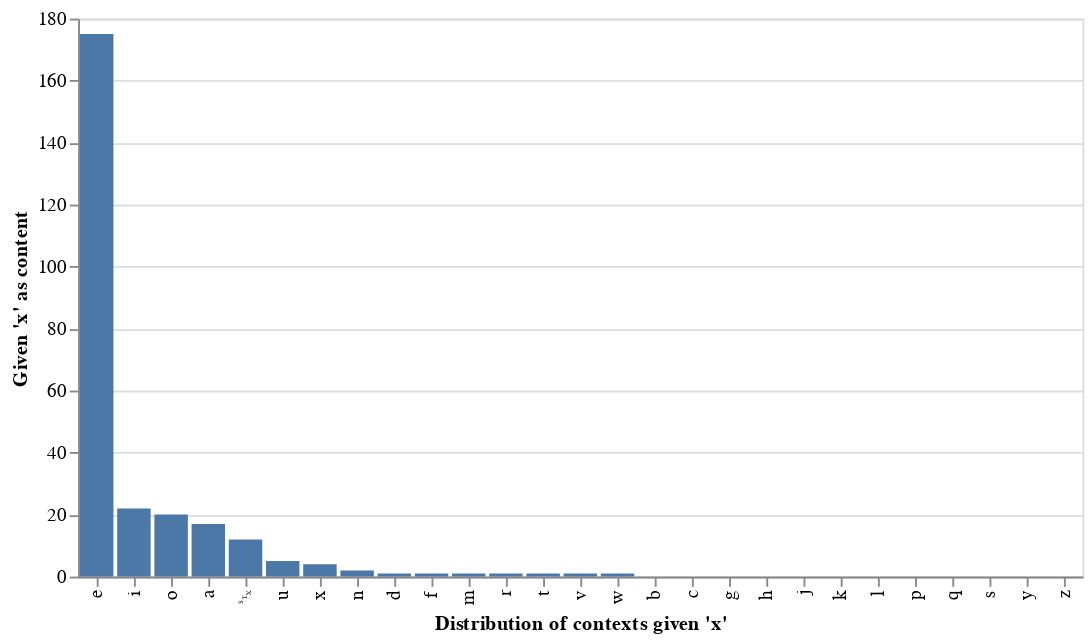

This figure's notebook cell:
### Markdown cell above
And the following are a few interesting results:

### Code cell
peek_context(words_bi, 'x')

### Figure 1 — Vega-Lite specification as saved in the notebook (floating-point values rounded to 4 significant figures)
{"config": {"view": {"continuousWidth": 300, "continuousHeight": 300}}, "data": {"name": "data-9959567ae3cb05775c1270a911a0ce5a"}, "mark": {"type": "bar"}, "encoding": {"tooltip": [{"field": "index", "type": "nominal"}, {"field": "x", "type": "quantitative"}], "x": {"field": "index", "sort": "-y", "title": "Distribution of contexts given 'x'", "type": "nominal"}, "y": {"field": "x", "title": "Given 'x' as content", "type": "quantitative"}}, "$schema": "https://vega.github.io/schema/vega-lite/v5.17.0.json", "datasets": {"data-9959567ae3cb05775c1270a911a0ce5a": [{"index": "␂", "a": 720.0, "b": 536.0, "c": 1015.0, "d": 560.0, "e": 466.0, "f": 432.0, "g": 288.0, "h": 334.0, "i": 386.0, "j": 127.0, "k": 98.0, "l": 372.0, "m": 555.0, "n": 231.0, "o": 226.0, "p": 792.0, "q": 46.0, "r": 581.0, "s": 1005.0, "t": 549.0, "u": 127.0, "v": 190.0, "w": 288.0, "x": 12.0, "y": 42.0, "z": 22.0, "␃": 0.0}, {"index": "a", "a": 6.0, "b": 132.0, "c": 323.0, "d": 237.0, "e": 8.0, "f": 40.0, "g": 147.0, "h": 21.0, "i": 218.0, "j": 3.0, "k": 59.0, "l": 653.0, "m": 215.0, "n": 727.0, "o": 6.0, "p": 170.0, "q": 10.0, "r": 678.0, "s": 311.0, "t": 781.0, "u": 83.0, "v": 79.0, "w": 34.0, "x": 17.0, "y": 101.0, "z": 20.0, "␃": 299.0}, {"index": "b", "a": 160.0, "b": 15.0, "c": 8.0, "d": 4.0, "e": 170.0, "f": 0.0, "g": 1.0, "h": 2.0, "i": 128.0, "j": 8.0, "k": 1.0, "l": 150.0, "m": 11.0, "n": 3.0, "o": 128.0, "p": 3.0, "q": 0.0, "r": 116.0, "s": 51.0, "t": 7.0, "u": 101.0, "v": 2.0, "w": 3.0, "x": 0.0, "y": 15.0, "z": 1.0, "␃": 53.0}, {"index": "c", "a": 362.0, "b": 2.0, "c": 63.0, "d": 9.0, "e": 388.0, "f": 2.0, "g": 2.0, "h": 314.0, "i": 192.0, "j": 1.0, "k": 153.0, "l": 125.0, "m": 3.0, "n": 6.0, "o": 591.0, "p": 3.0, "q": 5.0, "r": 131.0, "s": 41.0, "t": 303.0, "u": 120.0, "v": 2.0, "w": 1.0, "x": 0.0, "y": 35.0, "z": 2.0, "␃": 169.0}, {"index": "d", "a": 148.0, "b": 6.0, "c": 9.0, "d": 36.0, "e": 489.0, "f": 4.0, "g": 26.0, "h": 5.0, "i": 362.0, "j": 9.0, "k": 1.0, "l": 31.0, "m": 15.0, "n": 9.0, "o": 115.0, "p": 5.0, "q": 1.0, "r": 71.0, "s": 117.0, "t": 9.0, "u": 85.0, "v": 28.0, "w": 11.0, "x": 1.0, "y": 34.0, "z": 0.0, "␃": 880.0}, {"index": "e", "a": 377.0, "b": 48.0, "c": 322.0, "d": 685.0, "e": 176.0, "f": 94.0, "g": 94.0, "h": 18.0, "i": 44.0, "j": 3.0, "k": 16.0, "l": 370.0, "m": 224.0, "n": 844.0, "o": 38.0, "p": 126.0, "q": 36.0, "r": 1114.0, "s": 941.0, "t": 276.0, "u": 28.0, "v": 120.0, "w": 73.0, "x": 175.0, "y": 45.0, "z": 4.0, "␃": 1310.0}, {"index": "f", "a": 101.0, "b": 1.0, "c": 4.0, "d": 2.0, "e": 121.0, "f": 76.0, "g": 3.0, "h": 1.0, "i": 192.0, "j": 0.0, "k": 0.0, "l": 61.0, "m": 1.0, "n": 0.0, "o": 126.0, "p": 1.0, "q": 0.0, "r": 61.0, "s": 7.0, "t": 30.0, "u": 62.0, "v": 0.0, "w": 2.0, "x": 1.0, "y": 11.0, "z": 0.0, "␃": 63.0}, {"index": "g", "a": 124.0, "b": 6.0, "c": 3.0, "d": 3.0, "e": 274.0, "f": 2.0, "g": 23.0, "h": 104.0, "i": 103.0, "j": 0.0, "k": 1.0, "l": 33.0, "m": 8.0, "n": 50.0, "o": 63.0, "p": 5.0, "q": 0.0, "r": 133.0, "s": 62.0, "t": 15.0, "u": 67.0, "v": 0.0, "w": 0.0, "x": 0.0, "y": 24.0, "z": 1.0, "␃": 613.0}, {"index": "h", "a": 248.0, "b": 4.0, "c": 3.0, "d": 6.0, "e": 294.0, "f": 0.0, "g": 0.0, "h": 1.0, "i": 188.0, "j": 0.0, "k": 1.0, "l": 16.0, "m": 10.0, "n": 16.0, "o": 231.0, "p": 3.0, "q": 2.0, "r": 44.0, "s": 14.0, "t": 69.0, "u": 54.0, "v": 1.0, "w": 5.0, "x": 0.0, "y": 30.0, "z": 3.0, "␃": 186.0}, {"index": "i", "a": 258.0, "b": 87.0, "c": 456.0, "d": 174.0, "e": 282.0, "f": 93.0, "g": 158.0, "h": 1.0, "i": 10.0, "j": 6.0, "k": 25.0, "l": 270.0, "m": 160.0, "n": 1325.0, "o": 603.0, "p": 110.0, "q": 8.0, "r": 170.0, "s": 441.0, "t": 455.0, "u": 19.0, "v": 184.0, "w": 1.0, "x": 22.0, "y": 1.0, "z": 50.0, "␃": 92.0}, {"index": "j", "a": 33.0, "b": 0.0, "c": 2.0, "d": 1.0, "e": 40.0, "f": 0.0, "g": 0.0, "h": 0.0, "i": 9.0, "j": 1.0, "k": 0.0, "l": 0.0, "m": 1.0, "n": 0.0, "o": 43.0, "p": 3.0, "q": 0.0, "r": 1.0, "s": 1.0, "t": 0.0, "u": 37.0, "v": 1.0, "w": 0.0, "x": 0.0, "y": 0.0, "z": 0.0, "␃": 10.0}, {"index": "k", "a": 27.0, "b": 6.0, "c": 0.0, "d": 2.0, "e": 156.0, "f": 4.0, "g": 3.0, "h": 2.0, "i": 96.0, "j": 2.0, "k": 1.0, "l": 11.0, "m": 3.0, "n": 21.0, "o": 12.0, "p": 2.0, "q": 0.0, "r": 4.0, "s": 68.0, "t": 2.0, "u": 6.0, "v": 0.0, "w": 1.0, "x": 0.0, "y": 10.0, "z": 0.0, "␃": 153.0}, {"index": "l", "a": 372.0, "b": 14.0, "c": 14.0, "d": 84.0, "e": 572.0, "f": 21.0, "g": 9.0, "h": 1.0, "i": 469.0, "j": 0.0, "k": 19.0, "l": 302.0, "m": 15.0, "n": 7.0, "o": 290.0, "p": 16.0, "q": 0.0, "r": 3.0, "s": 106.0, "t": 88.0, "u": 97.0, "v": 24.0, "w": 3.0, "x": 0.0, "y": 217.0, "z": 0.0, "␃": 488.0}, {"index": "m", "a": 338.0, "b": 64.0, "c": 6.0, "d": 2.0, "e": 430.0, "f": 5.0, "g": 2.0, "h": 2.0, "i": 254.0, "j": 1.0, "k": 0.0, "l": 6.0, "m": 68.0, "n": 7.0, "o": 193.0, "p": 185.0, "q": 0.0, "r": 3.0, "s": 61.0, "t": 4.0, "u": 47.0, "v": 1.0, "w": 3.0, "x": 1.0, "y": 21.0, "z": 0.0, "␃": 208.0}, {"index": "n", "a": 276.0, "b": 9.0, "c": 257.0, "d": 358.0, "e": 414.0, "f": 46.0, "g": 706.0, "h": 11.0, "i": 274.0, "j": 10.0, "k": 48.0, "l": 25.0, "m": 13.0, "n": 98.0, "o": 135.0, "p": 4.0, "q": 5.0, "r": 8.0, "s": 454.0, "t": 661.0, "u": 60.0, "v": 53.0, "w": 6.0, "x": 2.0, "y": 46.0, "z": 5.0, "␃": 838.0}, {"index": "o", "a": 62.0, "b": 63.0, "c": 124.0, "d": 116.0, "e": 21.0, "f": 43.0, "g": 90.0, "h": 10.0, "i": 39.0, "j": 6.0, "k": 56.0, "l": 282.0, "m": 284.0, "n": 1067.0, "o": 154.0, "p": 149.0, "q": 0.0, "r": 613.0, "s": 175.0, "t": 186.0, "u": 275.0, "v": 100.0, "w": 131.0, "x": 20.0, "y": 34.0, "z": 8.0, "␃": 144.0}, {"index": "p", "a": 249.0, "b": 3.0, "c": 7.0, "d": 9.0, "e": 308.0, "f": 2.0, "g": 8.0, "h": 95.0, "i": 124.0, "j": 1.0, "k": 2.0, "l": 178.0, "m": 11.0, "n": 5.0, "o": 232.0, "p": 100.0, "q": 0.0, "r": 307.0, "s": 66.0, "t": 90.0, "u": 74.0, "v": 1.0, "w": 0.0, "x": 0.0, "y": 12.0, "z": 1.0, "␃": 142.0}, {"index": "q", "a": 1.0, "b": 0.0, "c": 1.0, "d": 0.0, "e": 0.0, "f": 0.0, "g": 0.0, "h": 0.0, "i": 1.0, "j": 0.0, "k": 0.0, "l": 3.0, "m": 0.0, "n": 0.0, "o": 0.0, "p": 0.0, "q": 0.0, "r": 0.0, "s": 1.0, "t": 2.0, "u": 103.0, "v": 0.0, "w": 0.0, "x": 0.0, "y": 0.0, "z": 0.0, "␃": 11.0}, {"index": "r", "a": 593.0, "b": 34.0, "c": 86.0, "d": 130.0, "e": 999.0, "f": 25.0, "g": 77.0, "h": 7.0, "i": 559.0, "j": 1.0, "k": 61.0, "l": 53.0, "m": 109.0, "n": 100.0, "o": 410.0, "p": 36.0, "q": 1.0, "r": 114.0, "s": 320.0, "t": 231.0, "u": 98.0, "v": 51.0, "w": 12.0, "x": 1.0, "y": 152.0, "z": 1.0, "␃": 599.0}, {"index": "s", "a": 140.0, "b": 12.0, "c": 143.0, "d": 10.0, "e": 473.0, "f": 12.0, "g": 7.0, "h": 204.0, "i": 360.0, "j": 0.0, "k": 37.0, "l": 53.0, "m": 38.0, "n": 13.0, "o": 184.0, "p": 161.0, "q": 7.0, "r": 7.0, "s": 262.0, "t": 646.0, "u": 208.0, "v": 2.0, "w": 28.0, "x": 0.0, "y": 35.0, "z": 0.0, "␃": 2043.0}, {"index": "t", "a": 379.0, "b": 9.0, "c": 40.0, "d": 5.0, "e": 798.0, "f": 6.0, "g": 4.0, "h": 256.0, "i": 995.0, "j": 0.0, "k": 2.0, "l": 67.0, "m": 28.0, "n": 13.0, "o": 306.0, "p": 10.0, "q": 0.0, "r": 353.0, "s": 278.0, "t": 122.0, "u": 166.0, "v": 6.0, "w": 18.0, "x": 1.0, "y": 137.0, "z": 1.0, "␃": 760.0}, {"index": "u", "a": 101.0, "b": 72.0, "c": 93.0, "d": 58.0, "e": 87.0, "f": 16.0, "g": 65.0, "h": 1.0, "i": 86.0, "j": 2.0, "k": 10.0, "l": 142.0, "m": 113.0, "n": 232.0, "o": 7.0, "p": 70.0, "q": 2.0, "r": 317.0, "s": 217.0, "t": 184.0, "u": 1.0, "v": 3.0, "w": 2.0, "x": 5.0, "y": 8.0, "z": 8.0, "␃": 37.0}, {"index": "v", "a": 116.0, "b": 2.0, "c": 5.0, "d": 3.0, "e": 415.0, "f": 0.0, "g": 2.0, "h": 1.0, "i": 205.0, "j": 0.0, "k": 0.0, "l": 0.0, "m": 0.0, "n": 0.0, "o": 59.0, "p": 2.0, "q": 0.0, "r": 1.0, "s": 4.0, "t": 2.0, "u": 2.0, "v": 0.0, "w": 0.0, "x": 1.0, "y": 4.0, "z": 0.0, "␃": 25.0}, {"index": "w", "a": 129.0, "b": 4.0, "c": 3.0, "d": 3.0, "e": 104.0, "f": 3.0, "g": 0.0, "h": 31.0, "i": 104.0, "j": 2.0, "k": 1.0, "l": 9.0, "m": 2.0, "n": 31.0, "o": 61.0, "p": 3.0, "q": 0.0, "r": 18.0, "s": 32.0, "t": 6.0, "u": 1.0, "v": 1.0, "w": 3.0, "x": 1.0, "y": 5.0, "z": 0.0, "␃": 75.0}, {"index": "x", "a": 18.0, "b": 1.0, "c": 24.0, "d": 0.0, "e": 24.0, "f": 1.0, "g": 0.0, "h": 6.0, "i": 25.0, "j": 0.0, "k": 0.0, "l": 1.0, "m": 2.0, "n": 1.0, "o": 2.0, "p": 53.0, "q": 0.0, "r": 0.0, "s": 0.0, "t": 32.0, "u": 8.0, "v": 0.0, "w": 0.0, "x": 4.0, "y": 4.0, "z": 0.0, "␃": 58.0}, {"index": "y", "a": 18.0, "b": 10.0, "c": 14.0, "d": 8.0, "e": 48.0, "f": 0.0, "g": 2.0, "h": 1.0, "i": 24.0, "j": 0.0, "k": 0.0, "l": 16.0, "m": 23.0, "n": 16.0, "o": 21.0, "p": 15.0, "q": 0.0, "r": 11.0, "s": 49.0, "t": 10.0, "u": 5.0, "v": 0.0, "w": 7.0, "x": 0.0, "y": 0.0, "z": 2.0, "␃": 727.0}, {"index": "z", "a": 22.0, "b": 1.0, "c": 0.0, "d": 2.0, "e": 44.0, "f": 0.0, "g": 0.0, "h": 0.0, "i": 14.0, "j": 0.0, "k": 0.0, "l": 2.0, "m": 0.0, "n": 0.0, "o": 16.0, "p": 0.0, "q": 0.0, "r": 1.0, "s": 1.0, "t": 0.0, "u": 5.0, "v": 0.0, "w": 0.0, "x": 0.0, "y": 4.0, "z": 7.0, "␃": 17.0}]}}
